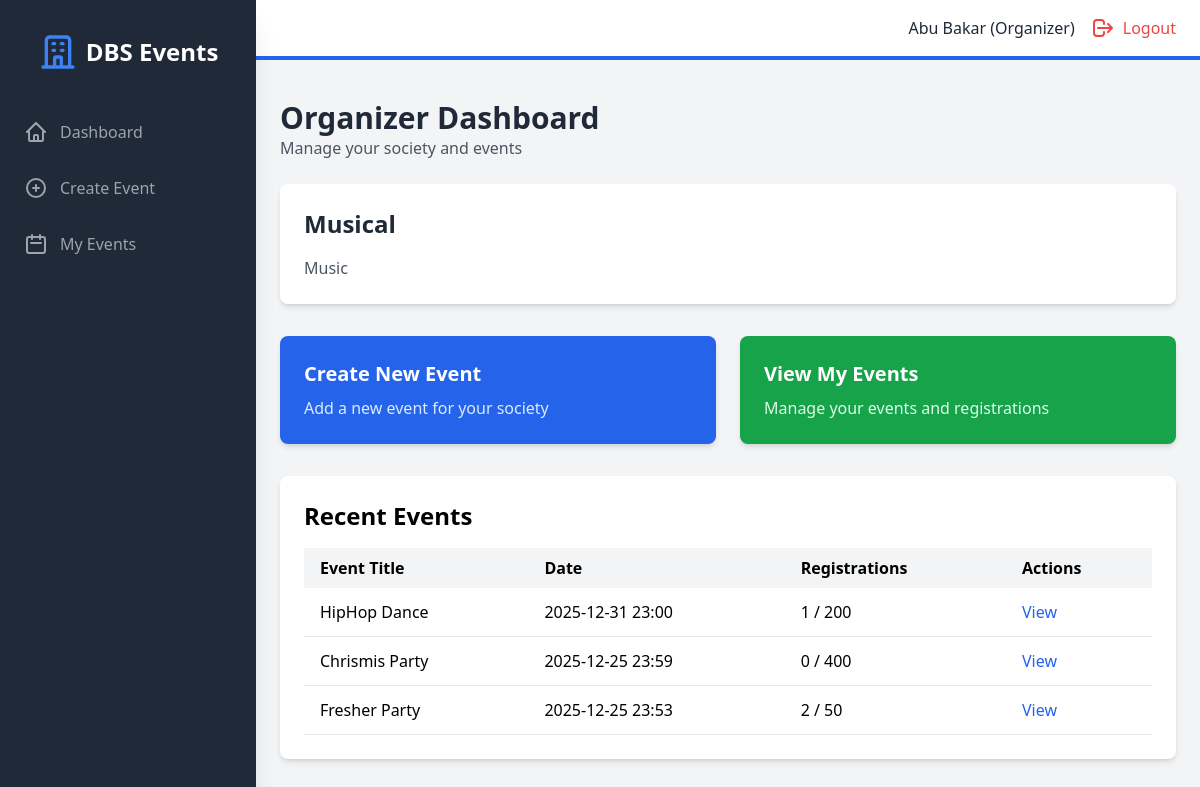
Screenshot of /organizer/dashboard (signed in) with the database file from the repository.
### models.py (models this page shows, shortened)
class User(UserMixin, db.Model):
    id = db.Column(db.Integer, primary_key=True)
    student_number = db.Column(db.String(50), unique=True, nullable=True)
    email = db.Column(db.String(120), unique=True, nullable=False)
    password_hash = db.Column(db.String(200), nullable=False)
    name = db.Column(db.String(100), nullable=False)
    role = db.Column(db.String(20), nullable=False)  # superadmin, organizer, student
    created_at = db.Column(db.DateTime, default=datetime.utcnow)
    societies = db.relationship('Society', backref='head', lazy=True)
    events_created = db.relationship('Event', backref='creator', lazy=True)
    registrations = db.relationship('Registration', backref='student', lazy=True)

class Society(db.Model):
    id = db.Column(db.Integer, primary_key=True)
    name = db.Column(db.String(100), nullable=False, unique=True)
    description = db.Column(db.Text, nullable=True)
    society_head_id = db.Column(db.Integer, db.ForeignKey('user.id'), nullable=False)
    created_at = db.Column(db.DateTime, default=datetime.utcnow)
    events = db.relationship('Event', backref='society', lazy=True)

class Event(db.Model):
    id = db.Column(db.Integer, primary_key=True)
    title = db.Column(db.String(200), nullable=False)
    description = db.Column(db.Text, nullable=True)
    event_date = db.Column(db.DateTime, nullable=False)
    location = db.Column(db.String(200), nullable=False)
    capacity = db.Column(db.Integer, nullable=False)
    is_paid = db.Column(db.Boolean, default=False)
    cost = db.Column(db.Float, default=0.0)
    society_id = db.Column(db.Integer, db.ForeignKey('society.id'), nullable=True)
    created_by = db.Column(db.Integer, db.ForeignKey('user.id'), nullable=False)
    created_at = db.Column(db.DateTime, default=datetime.utcnow)
    registrations = db.relationship('Registration', backref='event', lazy=True, cascade='all, delete-orphan')
    def get_registered_count(self):
        return len(self.registrations)

### backend/routes/organizer.py (the view)
@organizer_bp.route("/organizer/dashboard", endpoint="organizer_dashboard")
@organizer_required
def organizer_dashboard():
    society = Society.query.filter_by(society_head_id=current_user.id).first()
    my_events = Event.query.filter_by(created_by=current_user.id).order_by(
        Event.event_date.desc()
    ).all()
    return render_template("organizer/dashboard.html", society=society, my_events=my_events)

### backend/main.py (called while the page is built)
@login_manager.user_loader
def load_user(user_id):
    return User.query.get(int(user_id))

### frontend/templates/organizer/dashboard.html (shortened to what this page needs)
{% extends "base.html" %}
{% block auth_content %}
<div class="mb-6">
    <h1 class="text-3xl font-bold text-gray-800">Organizer Dashboard</h1>
    <p class="text-gray-600">Manage your society and events</p>
</div>
{% if society %}
<div class="bg-white rounded-lg shadow-md p-6 mb-8">
    <h2 class="text-2xl font-bold text-gray-800 mb-4">{{ society.name }}</h2>
    <p class="text-gray-600">{{ society.description }}</p>
</div>
{% endif %}
<div class="grid grid-cols-1 md:grid-cols-2 gap-6 mb-8">
    <a href="{{ url_for('organizer.organizer_add_event') }}" class="bg-blue-600 text-white rounded-lg shadow-md p-6 hover:bg-blue-700 transition">
        <h3 class="text-xl font-bold mb-2">Create New Event</h3>
        <p class="text-blue-100">Add a new event for your society</p>
    </a>
    <a href="{{ url_for('organizer.organizer_events') }}" class="bg-green-600 text-white rounded-lg shadow-md p-6 hover:bg-green-700 transition">
        <h3 class="text-xl font-bold mb-2">View My Events</h3>
        <p class="text-green-100">Manage your events and registrations</p>
    </a>
</div>
<div class="bg-white rounded-lg shadow-md p-6">
    <h2 class="text-2xl font-bold mb-4">Recent Events</h2>
    {% if my_events %}
    <div class="overflow-x-auto">
        <table class="w-full">
            <thead class="bg-gray-100">
                <tr>
                    <th class="px-4 py-2 text-left">Event Title</th>
                    <th class="px-4 py-2 text-left">Date</th>
                    <th class="px-4 py-2 text-left">Registrations</th>
                    <th class="px-4 py-2 text-left">Actions</th>
                </tr>
            </thead>
            <tbody>
                {% for event in my_events %}
                <tr class="border-b hover:bg-gray-50">
                    <td class="px-4 py-3">{{ event.title }}</td>
                    <td class="px-4 py-3">{{ event.event_date.strftime('%Y-%m-%d %H:%M') }}</td>
                    <td class="px-4 py-3">{{ event.get_registered_count() }} / {{ event.capacity }}</td>
                    <td class="px-4 py-3">
                        <a href="{{ url_for('registrations.view_registrations', event_id=event.id) }}" class="text-blue-600 hover:underline">View</a>
                    </td>
                </tr>
                {% endfor %}
            </tbody>
        </table>
    </div>
    {% else %}
    <p class="text-gray-500 text-center py-8">No events created yet</p>
    {% endif %}
</div>
{% endblock %}

### frontend/templates/base.html (shortened to what this page needs)
<!DOCTYPE html>
<html lang="en">
<head>
    <script src="https://cdn.tailwindcss.com"></script>
    <link rel="stylesheet" href="{{ url_for('static', filename='css/style.css') }}">
</head>
<body class="bg-gray-100">
    {% if current_user.is_authenticated %}
    <div class="flex h-screen bg-gray-100">
        <div id="sidebar" class="sidebar fixed inset-y-0 left-0 z-30 w-64 bg-gray-800 overflow-y-auto transition duration-300 ease-out md:translate-x-0 md:static md:shadow-xl sidebar-closed">
            <div class="flex items-center justify-center mt-8">
                <div class="flex items-center">
                    <svg class="h-10 w-10 text-blue-500" fill="none" stroke="currentColor" viewBox="0 0 24 24">
                        <path stroke-linecap="round" stroke-linejoin="round" stroke-width="2" d="M19 21V5a2 2 0 00-2-2H7a2 2 0 00-2 2v16m14 0h2m-2 0h-5m-9 0H3m2 0h5M9 7h1m-1 4h1m4-4h1m-1 4h1m-5 10v-5a1 1 0 011-1h2a1 1 0 011 1v5m-4 0h4"></path>
                    </svg>
                    <span class="text-white text-2xl font-semibold ml-2">DBS Events</span>
                </div>
            </div>
            <nav class="mt-10">
                {% if current_user.role == 'superadmin' %}
                    <a class="flex items-center mt-4 py-2 px-6 text-gray-400 hover:bg-gray-700 hover:text-white" href="{{ url_for('admin.admin_dashboard') }}">
                        <svg class="h-6 w-6" fill="none" stroke="currentColor" viewBox="0 0 24 24"><path stroke-linecap="round" stroke-linejoin="round" stroke-width="2" d="M3 12l2-2m0 0l7-7 7 7M5 10v10a1 1 0 001 1h3m10-11l2 2m-2-2v10a1 1 0 01-1 1h-3m-6 0a1 1 0 001-1v-4a1 1 0 011-1h2a1 1 0 011 1v4a1 1 0 001 1m-6 0h6"></path></svg>
                        <span class="mx-3">Dashboard</span>
                    </a>
                    <a class="flex items-center mt-4 py-2 px-6 text-gray-400 hover:bg-gray-700 hover:text-white" href="{{ url_for('admin.admin_organizers') }}">
                        <svg class="h-6 w-6" fill="none" stroke="currentColor" viewBox="0 0 24 24"><path stroke-linecap="round" stroke-linejoin="round" stroke-width="2" d="M17 20h5v-2a3 3 0 00-5.356-1.857M17 20H7m10 0v-2c0-.656-.126-1.283-.356-1.857m0 0a5.002 5.002 0 019.288 0M15 7a3 3 0 11-6 0 3 3 0 016 0zm6 3a2 2 0 11-4 0 2 2 0 014 0zM7 10a2 2 0 11-4 0 2 2 0 014 0z"></path></svg>
                        <span class="mx-3">Organizers</span>
                    </a>
                    <a class="flex items-center mt-4 py-2 px-6 text-gray-400 hover:bg-gray-700 hover:text-white" href="{{ url_for('admin.admin_students') }}">
                        <svg class="h-6 w-6" fill="none" stroke="currentColor" viewBox="0 0 24 24"><path stroke-linecap="round" stroke-linejoin="round" stroke-width="2" d="M12 4.354a4 4 0 110 5.292M15 21H3v-1a6 6 0 0112 0v1zm0 0h6v-1a6 6 0 00-9-5.197M13 7a4 4 0 11-8 0 4 4 0 018 0z"></path></svg>
                        <span class="mx-3">Students</span>
                    </a>
                    <a class="flex items-center mt-4 py-2 px-6 text-gray-400 hover:bg-gray-700 hover:text-white" href="{{ url_for('admin.admin_societies') }}">
                        <svg class="h-6 w-6" fill="none" stroke="currentColor" viewBox="0 0 24 24"><path stroke-linecap="round" stroke-linejoin="round" stroke-width="2" d="M19 21V5a2 2 0 00-2-2H7a2 2 0 00-2 2v16m14 0h2m-2 0h-5m-9 0H3m2 0h5M9 7h1m-1 4h1m4-4h1m-1 4h1m-5 10v-5a1 1 0 011-1h2a1 1 0 011 1v5m-4 0h4"></path></svg>
                        <span class="mx-3">Societies</span>
                    </a>
                    <a class="flex items-center mt-4 py-2 px-6 text-gray-400 hover:bg-gray-700 hover:text-white" href="{{ url_for('admin.admin_events') }}">
                        <svg class="h-6 w-6" fill="none" stroke="currentColor" viewBox="0 0 24 24"><path stroke-linecap="round" stroke-linejoin="round" stroke-width="2" d="M8 7V3m8 4V3m-9 8h10M5 21h14a2 2 0 002-2V7a2 2 0 00-2-2H5a2 2 0 00-2 2v12a2 2 0 002 2z"></path></svg>
                        <span class="mx-3">All Events</span>
                    </a>
                {% elif current_user.role == 'organizer' %}
                    <a class="flex items-center mt-4 py-2 px-6 text-gray-400 hover:bg-gray-700 hover:text-white" href="{{ url_for('organizer.organizer_dashboard') }}">
                        <svg class="h-6 w-6" fill="none" stroke="currentColor" viewBox="0 0 24 24"><path stroke-linecap="round" stroke-linejoin="round" stroke-width="2" d="M3 12l2-2m0 0l7-7 7 7M5 10v10a1 1 0 001 1h3m10-11l2 2m-2-2v10a1 1 0 01-1 1h-3m-6 0a1 1 0 001-1v-4a1 1 0 011-1h2a1 1 0 011 1v4a1 1 0 001 1m-6 0h6"></path></svg>
                        <span class="mx-3">Dashboard</span>
                    </a>
                    <a class="flex items-center mt-4 py-2 px-6 text-gray-400 hover:bg-gray-700 hover:text-white" href="{{ url_for('organizer.organizer_add_event') }}">
                        <svg class="h-6 w-6" fill="none" stroke="currentColor" viewBox="0 0 24 24"><path stroke-linecap="round" stroke-linejoin="round" stroke-width="2" d="M12 9v3m0 0v3m0-3h3m-3 0H9m12 0a9 9 0 11-18 0 9 9 0 0118 0z"></path></svg>
                        <span class="mx-3">Create Event</span>
                    </a>
                    <a class="flex items-center mt-4 py-2 px-6 text-gray-400 hover:bg-gray-700 hover:text-white" href="{{ url_for('organizer.organizer_dashboard') }}">
                        <svg class="h-6 w-6" fill="none" stroke="currentColor" viewBox="0 0 24 24"><path stroke-linecap="round" stroke-linejoin="round" stroke-width="2" d="M8 7V3m8 4V3m-9 8h10M5 21h14a2 2 0 002-2V7a2 2 0 00-2-2H5a2 2 0 00-2 2v12a2 2 0 002 2z"></path></svg>
                        <span class="mx-3">My Events</span>
                    </a>
                {% endif %}
            </nav>
        </div>
        <div class="flex-1 flex flex-col overflow-hidden">
            <header class="flex justify-between items-center py-4 px-6 bg-white border-b-4 border-blue-600">
                <div class="flex items-center">
                    <span class="text-gray-800 mr-4">{{ current_user.name }} ({{ current_user.role | capitalize }})</span>
                    <a href="{{ url_for('public.logout') }}" class="flex items-center text-red-500 hover:text-red-700">
                        <svg class="h-6 w-6" fill="none" stroke="currentColor" viewBox="0 0 24 24"><path stroke-linecap="round" stroke-linejoin="round" stroke-width="2" d="M17 16l4-4m0 0l-4-4m4 4H7m6 4v1a3 3 0 01-3 3H6a3 3 0 01-3-3v-10a3 3 0 013-3h4a3 3 0 013 3v1"></path></svg>
                        <span class="ml-2 hidden sm:inline">Logout</span>
                    </a>
                </div>
            </header>
            <div class="px-6 pt-4">
            </div>
            <main class="flex-1 overflow-x-hidden overflow-y-auto bg-gray-100 p-6">
                {% block auth_content %}{% endblock %}
            </main>
        </div>
    </div>
    {% endif %}
</body>
</html>

### frontend/static/css/style.css (style rules this page uses)
body { font-family: 'Segoe UI', Tahoma, Geneva, Verdana, sans-serif; }
a, button { transition: all 0.3s ease; }

### frontend/templates/base.html (style rules this page uses)
.sidebar { transition: transform 0.3s ease-in-out; }
.sidebar-closed { transform: translateX(-100%); }
@media (min-width: 768px) { .sidebar-closed { transform: translateX(0); } }

### rows the page displays
User: name "Abu Bakar", role "Organizer"
Society: name "Musical", description "Music"
Event: title "HipHop Dance", event_date "2025-12-31 23:00", get_registered_count "1", capacity "200"
Event: title "Chrismis Party", event_date "2025-12-25 23:59", get_registered_count "0", capacity "400"
Event: title "Fresher Party", event_date "2025-12-25 23:53", get_registered_count "2", capacity "50"
